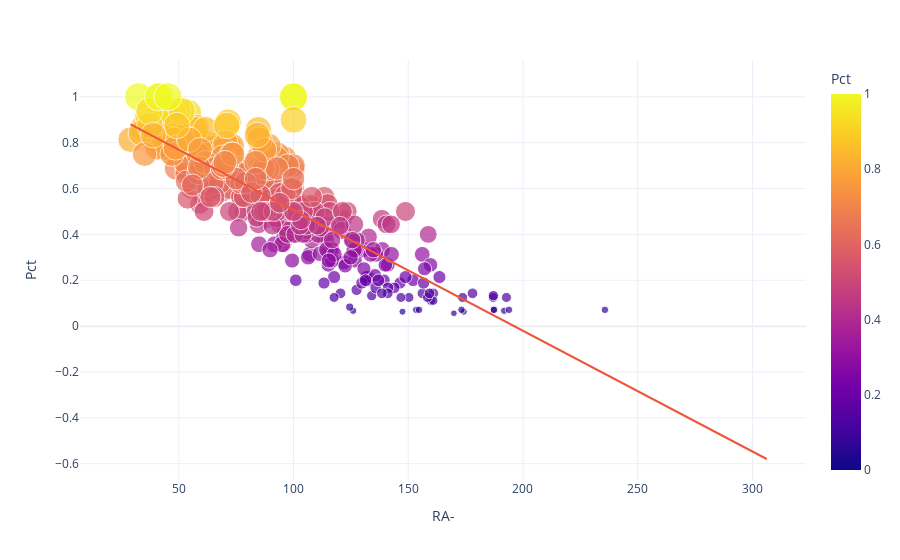

Notebook source saved alongside this figure:
### Code cell
fig = px.scatter(st, x='RA+', y='Pct', color='Pct', size='Pct', trendline='ols')
fig.update_layout(
    xaxis_title='RA-',
    yaxis_title='Pct',
    template = 'plotly_white',
)
fig.show()

### Figure 1 — Plotly figure (JSON) as saved in the notebook; plotly's stock layout.template omitted (floating-point values rounded to 4 significant figures; data arrays with more than 128 entries replaced by an {"elided": "..."} marker saying what was removed)
{"data": [{"hovertemplate": "RA+=%{x}<br>Pct=%{marker.color}<extra></extra>", "legendgroup": "", "marker": {"color": {"elided": "350 float values"}, "coloraxis": "coloraxis", "size": {"elided": "350 float values"}, "sizemode": "area", "sizeref": 0.0025, "symbol": "circle"}, "mode": "markers", "name": "", "orientation": "v", "showlegend": false, "type": "scatter", "x": {"elided": "350 float values"}, "xaxis": "x", "y": {"elided": "350 float values"}, "yaxis": "y"}, {"hovertemplate": "<b>OLS trendline</b><br>Pct = -0.00526389 * RA+ + 1.03236<br>R<sup>2</sup>=0.761581<br><br>RA+=%{x}<br>Pct=%{y} <b>(trend)</b><extra></extra>", "legendgroup": "", "marker": {"symbol": "circle"}, "mode": "lines", "name": "", "showlegend": false, "type": "scatter", "x": {"elided": "350 float values"}, "xaxis": "x", "y": {"elided": "350 float values"}, "yaxis": "y"}], "layout": {"coloraxis": {"colorbar": {"title": {"text": "Pct"}}, "colorscale": [[0, "#0d0887"], [0.1111, "#46039f"], [0.2222, "#7201a8"], [0.3333, "#9c179e"], [0.4444, "#bd3786"], [0.5556, "#d8576b"], [0.6667, "#ed7953"], [0.7778, "#fb9f3a"], [0.8889, "#fdca26"], [1, "#f0f921"]]}, "legend": {"itemsizing": "constant", "tracegroupgap": 0}, "margin": {"t": 60}, "xaxis": {"anchor": "y", "domain": [0, 1], "title": {"text": "RA-"}}, "yaxis": {"anchor": "x", "domain": [0, 1], "title": {"text": "Pct"}}}}
